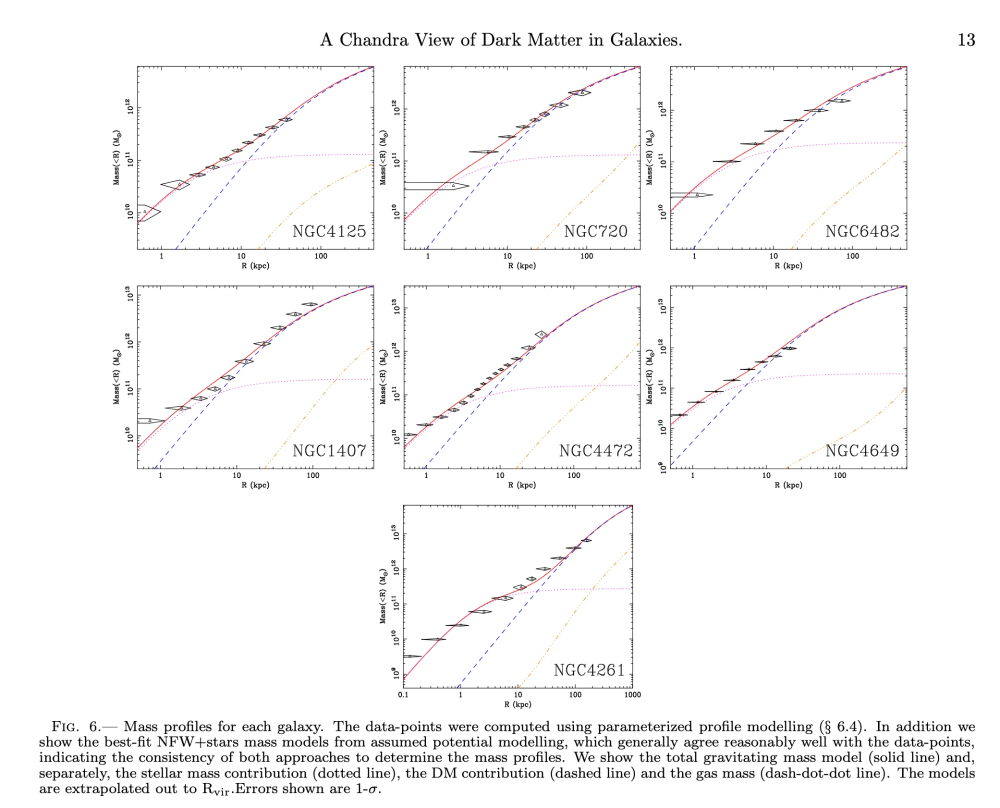
#> input picture elliptical/humphrey2006_fig6.png, 2000 x 1616 px (shown at 1/2 size)
$ python digitize_fig6.py
#> lines starting #> are read from the running program, lines starting #| are printed output that depends on the picture; after the words box and inside, x2 and y2 are one past the last pixel; in counts of white or black regions, pixels touching at a corner belong together
"""Digitize the four model lines of Fig. 6 of Humphrey et al. 2006 (ApJ 646, 899), "A Chandra View of Dark Matter in
Early-Type Galaxies".

Each panel shows the enclosed mass M(<R) of one galaxy, from their best-fit NFW+stars model:
  total (red solid), stars (magenta dotted), NFW dark matter (blue dashed), gas (orange dash-dot-dot).
The data points (black diamonds) are ignored.

Each line is found by its colour, column by column, and the pixel positions are turned into (R, M) with the panel's own
axis calibration, fitted to its major tick marks. The lines are then put on a common log R grid:
  - gaps in the dashed and dotted lines are filled by interpolating in log-log
  - where the red total line hides the stars or the DM (they overlap it), or the blue dashes hide the end of the red line
    in the top right corner, the hidden one is filled from total = stars + DM, which holds for these models, as the
    paper ignores the gas in the gravitating mass
  - lines are carried straight in log-log the last few pixels to the frame, which EDGE and the frame corner hide
  - where a line is off the plot (the gas line below the bottom axis, at small R) it is left as nan

Also finds where the X-ray data end in each panel: the outer edge of the outermost data point's radial bin.

Writes humphrey2006_fig6_digitized.txt, and for checking, digitized_overlay.png, the digitized lines drawn over the figure.

  ../.venv/bin/python digitize_fig6.py
"""
from pathlib import Path

import matplotlib
matplotlib.use("Agg")
import matplotlib.pyplot as plt
import numpy as np
from PIL import Image

HERE = Path(__file__).resolve().parent
FIGURE = HERE / "humphrey2006_fig6.png"
DATA_FILE = HERE / "humphrey2006_fig6_digitized.txt"
OVERLAY = HERE / "digitized_overlay.png"

# Panel frames in figure pixels: (left, top, right, bottom), the inside edges of the black box
# x_ticks: (pixel, log10 R) and y_ticks: (pixel, log10 M) for the major tick marks, read off the figure
PANELS = {
    "NGC4125": dict(frame=(275, 133, 747, 498), x_ticks=[(322.5, 0), (482.0, 1), (641.5, 2)],
                    y_ticks=[(215.0, 12), (320.0, 11), (425.0, 10)]),
    "NGC720": dict(frame=(808, 133, 1280, 498), x_ticks=[(855.5, 0), (1014.0, 1), (1173.0, 2)],
                   y_ticks=[(217.5, 12), (321.5, 11), (425.5, 10)]),
    "NGC6482": dict(frame=(1341, 133, 1813, 498), x_ticks=[(1388.5, 0), (1546.5, 1), (1705.0, 2)],
                    y_ticks=[(220.0, 12), (323.0, 11), (426.5, 10)]),
    "NGC1407": dict(frame=(275, 572, 747, 937), x_ticks=[(320.5, 0), (473.0, 1), (625.5, 2)],
                    y_ticks=[(589.5, 13), (683.5, 12), (777.5, 11), (871.5, 10)]),
    "NGC4472": dict(frame=(808, 572, 1280, 937), x_ticks=[(852.0, 0), (999.5, 1), (1147.0, 2)],
                    y_ticks=[(615.5, 13), (702.0, 12), (789.5, 11), (876.0, 10)]),
    "NGC4649": dict(frame=(1341, 572, 1813, 937), x_ticks=[(1385.0, 0), (1532.0, 1), (1679.0, 2)],
                    y_ticks=[(614.5, 13), (695.0, 12), (775.5, 11), (856.5, 10)]),
    "NGC4261": dict(frame=(808, 1010, 1265, 1376), x_ticks=[(920.5, 0), (1035.5, 1), (1150.0, 2)],
                    y_ticks=[(1067.0, 13), (1137.5, 12), (1207.5, 11), (1277.5, 10), (1348.0, 9)]),
}

# Hue ranges in degrees for each line. Pixels between these (red/magenta and blue/magenta blends) are not used
# min_sat: saturation below which a pixel is background. The magenta dots are faint, about 0.2 at their centres
LINES = {
    "total": dict(hues=[(345, 360), (0, 12)], min_sat=0.3),
    "stars": dict(hues=[(280, 335)], min_sat=0.08),
    "dm": dict(hues=[(215, 265)], min_sat=0.3),
    "gas": dict(hues=[(15, 55)], min_sat=0.15),
}
MIN_VALUE = 0.55    # darker pixels are where a black error bar or frame line crosses a line, and not used
EDGE = 3            # pixels inside the frame to skip, so the black frame and tick marks are not picked up
MAX_GAP_DEX = 0.35  # gaps in log R wider than this, between digitized points, are not interpolated across
N_GRID = 120        # points on the common log R grid
END_EXTRAP_DEX = 0.1  # how far in log R a line may be carried past its last digitized point, to reach the frame
END_FIT_DEX = 0.15    # the slope for that is fitted to the digitized points this far in log R from the end
DATA_BAND = 30        # rows either side of the red line searched for the black data point diamonds and bars
DATA_MARGIN = 12      # pixels inside the frame skipped there, so the tick marks are not taken for data
TRACK_TOL = 3.0     # pixels, how far a clump can be from the predicted row of the line being tracked
TRACK_SPAN = 25     # columns, the prediction is a straight line through the accepted points this far back


def axis_fit(ticks):
    """Linear fit of log10 value against pixel, from the major tick marks. Returns (slope, intercept)."""
    pix, val = np.array(ticks, dtype=float).T
    return np.polyfit(pix, val, 1)


def column_clumps(hsv, frame, hues, min_sat):
    """Per column inside the frame, the clumps of pixels in the hue ranges, as {column: [(row, weight), ...]}.

    A clump is a run of nearly touching rows. Its row is the saturation weighted mean, in figure pixels.
    """
    x0, y0, x1, y1 = frame
    clumps = {}
    for x in range(x0 + EDGE, x1 - EDGE + 1):
        col = hsv[y0 + EDGE:y1 - EDGE + 1, x]
        h = col[:, 0] * 360.0 / 255.0
        s = col[:, 1] / 255.0
        v = col[:, 2] / 255.0
        hit = np.zeros(len(col), bool)
        for lo, hi in hues:
            hit |= (h >= lo) & (h < hi)
        hit &= (s > min_sat) & (v > MIN_VALUE)
        rows = np.nonzero(hit)[0]
        if len(rows):
            clumps[x] = [(y0 + EDGE + np.average(c, weights=s[c]), s[c].sum())
                         for c in np.split(rows, np.nonzero(np.diff(rows) > 3)[0] + 1)]
    return clumps


def track_one_way(clumps, columns, seed_row, history=((), ())):
    """Follow one line through the columns in the order given, starting near seed_row in the first column.

    The next row is predicted from a straight line through the accepted points of the last TRACK_SPAN columns, and the
    nearest clump is taken if it is close enough. Columns with nothing close are skipped, so a crossing line or an
    overlap blend is not picked up. history: points already tracked the other way from the start, ending at the start,
    so the first prediction has a slope. Returns the new points only.
    """
    xs, ys = list(history[0]), list(history[1])
    n_history = len(xs)
    for x in columns:
        if x not in clumps:
            continue
        if not xs:
            predict, tol = seed_row, TRACK_TOL
        else:
            near = np.abs(np.array(xs) - xs[-1]) <= TRACK_SPAN
            recent_x, recent_y = np.array(xs)[near], np.array(ys)[near]
            if len(recent_x) >= 2:
                predict = np.polyval(np.polyfit(recent_x, recent_y, 1), x)
            else:
                predict = recent_y[-1]
            tol = TRACK_TOL + 0.15 * abs(x - xs[-1])
        row = min((r for r, _ in clumps[x]), key=lambda r: abs(r - predict))
        if abs(row - predict) < tol:
            xs.append(x)
            ys.append(row)
    return xs[n_history:], ys[n_history:]


def track(clumps, seed_x, seed_row):
    """Follow one line both ways from a clump on it. Returns arrays of column and row, by column."""
    columns = sorted(clumps)
    i = columns.index(seed_x)
    # Go right, then left with the slope from that, then right again with the slope from the left
    right = track_one_way(clumps, columns[i:], seed_row)
    left = track_one_way(clumps, columns[i::-1], seed_row, (right[0][::-1], right[1][::-1]))
    right = track_one_way(clumps, columns[i:], seed_row, (left[0][::-1], left[1][::-1]))
    xs, ys = left[0][::-1] + right[0][1:], left[1][::-1] + right[1][1:]
    return np.array(xs, float), np.array(ys, float)


def heaviest(clumps, keep=lambda x, row: True):
    """(column, row) of the heaviest clump that passes keep. On a line that is alone there, so a place to start tracking."""
    return max(((x, row, w) for x, cs in clumps.items() for row, w in cs if keep(x, row)), key=lambda c: c[2])[:2]


def line_pixels(hsv, frame):
    """Track each of the four lines. Returns {line: (columns, rows)}."""
    clumps = {name: column_clumps(hsv, frame, line["hues"], line["min_sat"]) for name, line in LINES.items()}
    out = {name: track(clumps[name], *heaviest(clumps[name])) for name in ("total", "dm", "gas")}
    # The magenta dots are faint, and the red total over the blue DM blends to magenta. Start the stars on a dot that is
    # well away from both
    (tx, ty), (dx, dy) = out["total"], out["dm"]
    away = lambda x, row: (row > np.interp(x, tx, ty) + 8 and
                           (x < dx[0] or x > dx[-1] or abs(row - np.interp(x, dx, dy)) > 8))
    out["stars"] = track(clumps["stars"], *heaviest(clumps["stars"], away))
    return out


def running_median(y, half_width=2):
    out = np.empty_like(y)
    for i in range(len(y)):
        out[i] = np.median(y[max(0, i - half_width):i + half_width + 1])
    return out


def on_grid(log_r, log_m, grid):
    """Interpolate the digitized points onto the grid, leaving nan outside them and across wide gaps."""
    out = np.interp(grid, log_r, log_m, left=np.nan, right=np.nan)
    gap_starts = np.nonzero(np.diff(log_r) > MAX_GAP_DEX)[0]
    for i in gap_starts:
        out[(grid > log_r[i]) & (grid < log_r[i + 1])] = np.nan
    return out


def extend_ends(g, log_r, log_m, grid, log_m_range):
    """Carry a line the last bit to the frame, where EDGE and the frame corner hide it.

    Straight in log-log, with the slope of the last END_FIT_DEX of digitized points, by at most END_EXTRAP_DEX, and
    only while it stays on the plot, so a line that leaves through the bottom axis is not carried below it.
    """
    g = g.copy()
    for end in (0, -1):
        side = np.abs(log_r - log_r[end]) <= END_FIT_DEX
        slope, icept = np.polyfit(log_r[side], log_m[side], 1)
        beyond = (grid < log_r[0]) if end == 0 else (grid > log_r[-1])
        beyond &= np.abs(grid - log_r[end]) <= END_EXTRAP_DEX
        ext = slope * grid + icept
        beyond &= (ext >= log_m_range[0]) & (ext <= log_m_range[1] + 0.05)
        g[beyond] = ext[beyond]
    return g


def data_end(hsv, frame, total_px, total_py):
    """Column of the outer edge of the outermost X-ray data point, from its black error diamond or bar.

    The data points sit on or near the red total line, so this looks for black (dark, unsaturated) pixels within
    DATA_BAND rows of it, away from the frame and its tick marks. The red line itself is dark too, but saturated.
    """
    x0, y0, x1, y1 = frame
    sat, val = hsv[..., 1] / 255.0, hsv[..., 2] / 255.0
    black = (sat < 0.3) & (val < 0.6)
    last = None
    for x in range(x0 + DATA_MARGIN, x1 - DATA_MARGIN + 1):
        row = np.interp(x, total_px, total_py)
        lo, hi = int(max(y0 + DATA_MARGIN, row - DATA_BAND)), int(min(y1 - DATA_MARGIN, row + DATA_BAND))
        if black[lo:hi + 1, x].any():
            last = x
    return last


def digitize_panel(hsv, panel):
    frame = panel["frame"]
    ax, bx = axis_fit(panel["x_ticks"])
    ay, by = axis_fit(panel["y_ticks"])
    x0, y0, x1, y1 = frame
    log_r_range = (ax * x0 + bx, ax * x1 + bx)
    log_m_range = (ay * y1 + by, ay * y0 + by)
    grid = np.linspace(log_r_range[0], log_r_range[1], N_GRID)

    raw, gridded = {}, {}
    pixels = line_pixels(hsv, frame)
    data_end_px = data_end(hsv, frame, *pixels["total"])
    for name, (px, py) in pixels.items():
        log_r = ax * px + bx
        log_m = running_median(ay * py + by)
        raw[name] = (log_r, log_m)
        gridded[name] = extend_ends(on_grid(log_r, log_m, grid), log_r, log_m, grid, log_m_range)

    # Lines hidden under the red total: total = stars + DM in these models (the paper leaves the gas out of the total),
    # so fill the hidden one from the other two. The DM hides under the total at large R, the stars at small R, and in
    # the top right corner the blue dashes can hide the end of the red line
    total, stars, dm = (10 ** gridded[k] for k in ("total", "stars", "dm"))
    total_r, dm_r, stars_r = raw["total"][0], raw["dm"][0], raw["stars"][0]
    fill_total = np.isnan(total) & ~np.isnan(stars) & ~np.isnan(dm) & (grid > total_r[-1])
    fill_dm = np.isnan(dm) & ~np.isnan(total) & ~np.isnan(stars) & (grid > dm_r[-1]) & (total > stars)
    fill_stars = np.isnan(stars) & ~np.isnan(total) & (grid < stars_r[0])
    gridded["total"][fill_total] = np.log10(stars[fill_total] + dm[fill_total])
    gridded["dm"][fill_dm] = np.log10(total[fill_dm] - stars[fill_dm])
    gridded["stars"][fill_stars] = np.log10(total[fill_stars] - np.nan_to_num(dm[fill_stars]))
    filled = {"total": fill_total, "dm": fill_dm, "stars": fill_stars}
    return dict(grid=grid, raw=raw, lines=gridded, filled=filled, log_r_range=log_r_range, log_m_range=log_m_range,
                calib=(ax, bx, ay, by), data_end_px=data_end_px, data_end_kpc=10 ** (ax * data_end_px + bx))


def write_data(results):
    with open(DATA_FILE, "w") as f:
        f.write("# Digitized model lines of Fig. 6, Humphrey et al. 2006, ApJ 646, 899, 'A Chandra View of Dark Matter in\n")
        f.write("# Early-Type Galaxies'. Best-fit NFW+stars mass models, extrapolated by the authors out to R_vir.\n")
        f.write("# Made by digitize_fig6.py from humphrey2006_fig6.png. Enclosed mass M(<R) in solar masses, R in kpc.\n")
        f.write("#   M_total: total gravitating mass, red solid line (= stars + DM, the paper leaves the gas out of it)\n")
        f.write("#   M_stars: stellar mass, magenta dotted line (Hernquist)\n")
        f.write("#   M_dm:    NFW dark matter, blue dashed line\n")
        f.write("#   M_gas:   hot gas mass, orange dash-dot-dot line\n")
        f.write("# nan: the line is off the plot there (mostly the gas, below the bottom axis at small R).\n")
        f.write("# Where one of total, stars, DM is hidden under another line, it is filled from total = stars + DM. Lines are carried\n")
        f.write(f"# straight in log-log by up to {END_EXTRAP_DEX} dex past their last digitized point, to the frame.\n")
        f.write("# Panel axis ranges (log10 R_kpc, log10 M_sun), from the fitted tick marks:\n")
        for gal, res in results.items():
            f.write(f"#   {gal:<8} log R {res['log_r_range'][0]:6.3f} to {res['log_r_range'][1]:6.3f}"
                    f"   log M {res['log_m_range'][0]:6.3f} to {res['log_m_range'][1]:6.3f}\n")
        f.write("# Where the X-ray data end: the outer edge of the radial bin of the outermost data point (its error\n")
        f.write("# diamond or bar), in kpc:\n")
        for gal, res in results.items():
            f.write(f"#   {gal:<8} data_end_kpc {res['data_end_kpc']:7.1f}\n")
        f.write(f"#\n# {'galaxy':<8} {'R_kpc':>10} {'M_total':>11} {'M_stars':>11} {'M_dm':>11} {'M_gas':>11}\n")
        for gal, res in results.items():
            for i, lr in enumerate(res["grid"]):
                vals = [10 ** res["lines"][k][i] for k in ("total", "stars", "dm", "gas")]
                f.write(f"{gal:<10} {10 ** lr:10.4g} " + " ".join(f"{v:11.4e}" for v in vals) + "\n")
    print(f"Wrote {DATA_FILE}")


def write_overlay(image, results):
    """The digitized lines drawn over the figure, each panel in its own pixel frame, to check by eye."""
    fig, axes = plt.subplots(3, 3, figsize=(18, 14))
    for ax in axes.flat:
        ax.axis("off")
    for ax, (gal, res) in zip([axes[0, 0], axes[0, 1], axes[0, 2], axes[1, 0], axes[1, 1], axes[1, 2], axes[2, 1]],
                              results.items()):
        x0, y0, x1, y1 = PANELS[gal]["frame"]
        a_x, b_x, a_y, b_y = res["calib"]
        ax.imshow(np.asarray(image)[y0 - 5:y1 + 6, x0 - 5:x1 + 6], extent=(x0 - 5.5, x1 + 5.5, y1 + 5.5, y0 - 5.5))
        for name, line in LINES.items():
            g = res["lines"][name]
            ax.plot((res["grid"] - b_x) / a_x, (g - b_y) / a_y, color="black", lw=0.8, ls="-")
            raw_r, raw_m = res["raw"][name]
            ax.plot((raw_r - b_x) / a_x, (raw_m - b_y) / a_y, ".", ms=1, color="cyan")
            if name in res["filled"]:
                f = res["filled"][name]
                ax.plot(((res["grid"] - b_x) / a_x)[f], ((g - b_y) / a_y)[f], "o", ms=2.5, mfc="none", mec="green")
        ax.axvline(res["data_end_px"], color="green", lw=0.8)
        ax.set_title(gal + "   cyan: tracked pixels, black: on the grid, green: filled from total = stars + DM,"
                     f" green line: data end, {res['data_end_kpc']:.0f} kpc", fontsize=7)
        ax.axis("on")
    fig.tight_layout()
    fig.savefig(OVERLAY, dpi=110)
    print(f"Wrote {OVERLAY}")


def main():
    image = Image.open(FIGURE).convert("RGB")
#> image is the input picture: PIL image 2000x1616 RGB; mean R, G, B 248.3, 247.9, 248.1
    hsv = np.asarray(image.convert("HSV")).astype(float)
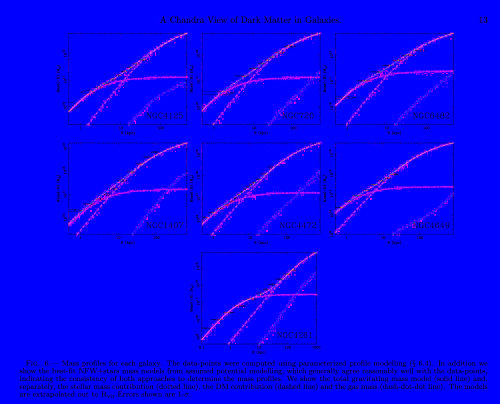
#> hsv: shape (1616, 2000, 3) float64 (shown at 1/4 size); mean R, G, B 5.6, 0.8, 248.5
    results = {gal: digitize_panel(hsv, panel) for gal, panel in PANELS.items()}
#> the loop in column_clumps, `for x in range(x0 + EDGE, x1 - EDGE + 1):` made 467 passes
#> rows on passes 1, 3, 4: [307], [304], [303, 304, 305]
#> after the loop in column_clumps, `for x in range(x0 + EDGE, x1 - EDGE + 1):`: clumps = 387 items
#> the loop in column_clumps (call 2), `for x in range(x0 + EDGE, x1 - EDGE + 1):` made 467 passes
#> rows on passes 3, 4, 7: [307], [307], [302, 303]
#> in line_pixels, `clumps = {name: column_clumps(hsv, frame, line["hues"], line["min_sat"..`: clumps = 4 items
#> in track, `columns = sorted(clumps)`: columns = 387 values from 278 to 736
#> in track, `i = columns.index(seed_x)`: i = 70
#> the loop in track_one_way, `for x in columns:` made 317 passes
#> (x, near, recent_x, recent_y, predict, tol, row) on passes 2 to 3: (354, [True], [353], [375.5], 375.5, 3.15, 374.5), (355, [True, True], [353, 354], [375.5, 374.5], 373.5, 3.15, 373.5)
#> after the loop in track_one_way, `for x in columns:`: xs = 317 values from 353 to 736; ys = 317 values, max 375.5 at index 0, min 136.5 at index 316, mean 256.1
#> the loop in track_one_way (call 2), `for x in columns:` made 71 passes
#> (x, predict, tol, row) on passes 1 to 8: (353, 375.1, 3, 375.5), (352, 375.9, 3.15, 375.6), (350, 377.3, 3.3, 378), (349, 378.2, 3.15, 378.5), (348, 379, 3.15, 378.9), (347, 379.8, 3.15, 379.6), (346, 380.5, 3.15, 380.5), (345, 381.3, 3.15, 381.5)
#> in data_end, `sat, val = hsv[..., 1] / 255.0, hsv[..., 2] / 255.0`:
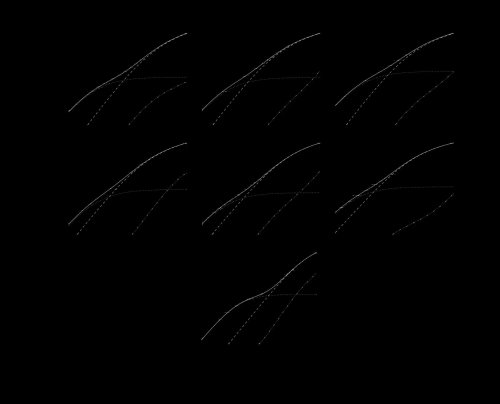
#> sat: shape (1616, 2000) float64 (shown at 1/4 size); min 0, max 1, mean 0.00307
#> in data_end, `black = (sat < 0.3) & (val < 0.6)`:
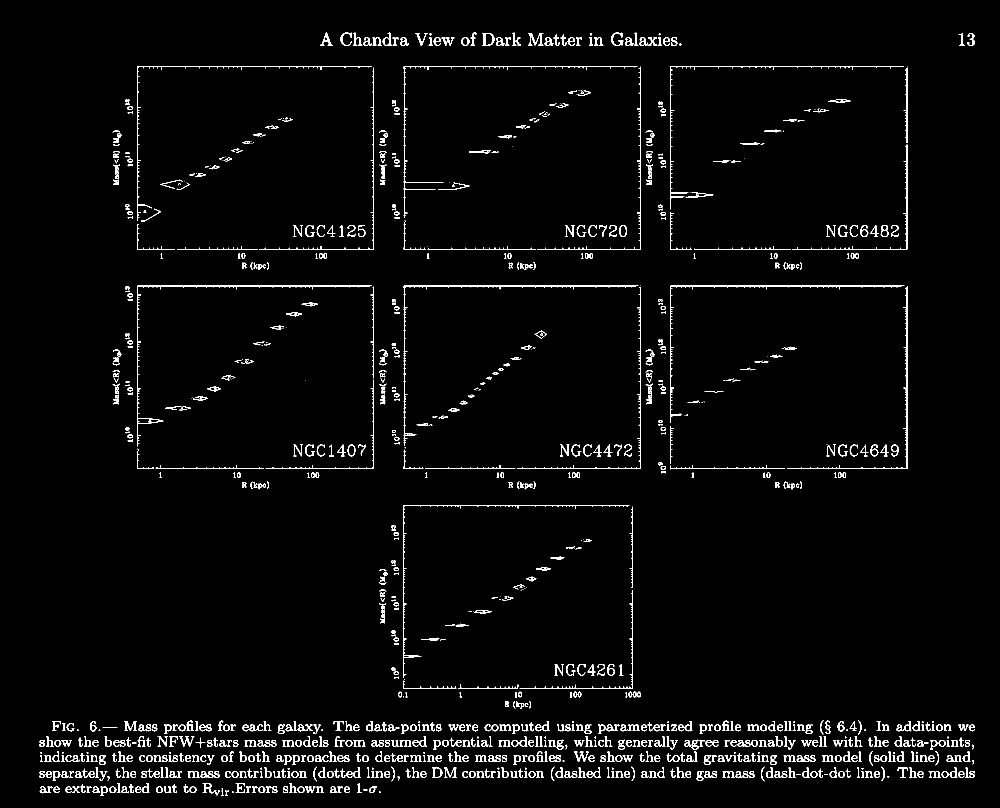
#> black: shape (1616, 2000) bool (shown at 1/2 size); 2.8% white in thin lines or dots, all inside (x1, y1, x2, y2) = (79, 65, 1950, 1592)
#> the loop in digitize_panel, `for name, (px, py) in pixels.items():` made 4 passes
#> name on passes 1 to 4: 'total', 'dm', 'gas', 'stars'
#> the loop in digitize_panel (call 2), `for name, (px, py) in pixels.items():` made 4 passes
    for gal, res in results.items():
        t, s, d = (10 ** res["lines"][k] for k in ("total", "stars", "dm"))
        both = ~np.isnan(t) & ~np.isnan(s) & ~np.isnan(d) & ~np.any([f for f in res["filled"].values()], axis=0)
        resid = np.log10((s + d)[both] / t[both])
        print(f"{gal:<8} log(stars+DM) - log(total) where all three were digitized: median {np.median(resid):+.3f},"
              f" max |.| {np.max(np.abs(resid)):.3f} dex")
#> this loop made 7 passes
#> gal on passes 1 to 7: 'NGC4125', 'NGC720', 'NGC6482', 'NGC1407', 'NGC4472', 'NGC4649', 'NGC4261'
#> (printed output is left out)
    write_data(results)
#> the loop in write_data, `for gal, res in results.items():` made 7 passes
    write_overlay(image, results)
#> the loop in write_overlay, `for ax, (gal, res) in zip([axes[0, 0], axes[0, 1], axes[0, 2], axes[1,..` made 7 passes
#> in write_overlay, `fig.savefig(OVERLAY, dpi=110)`:
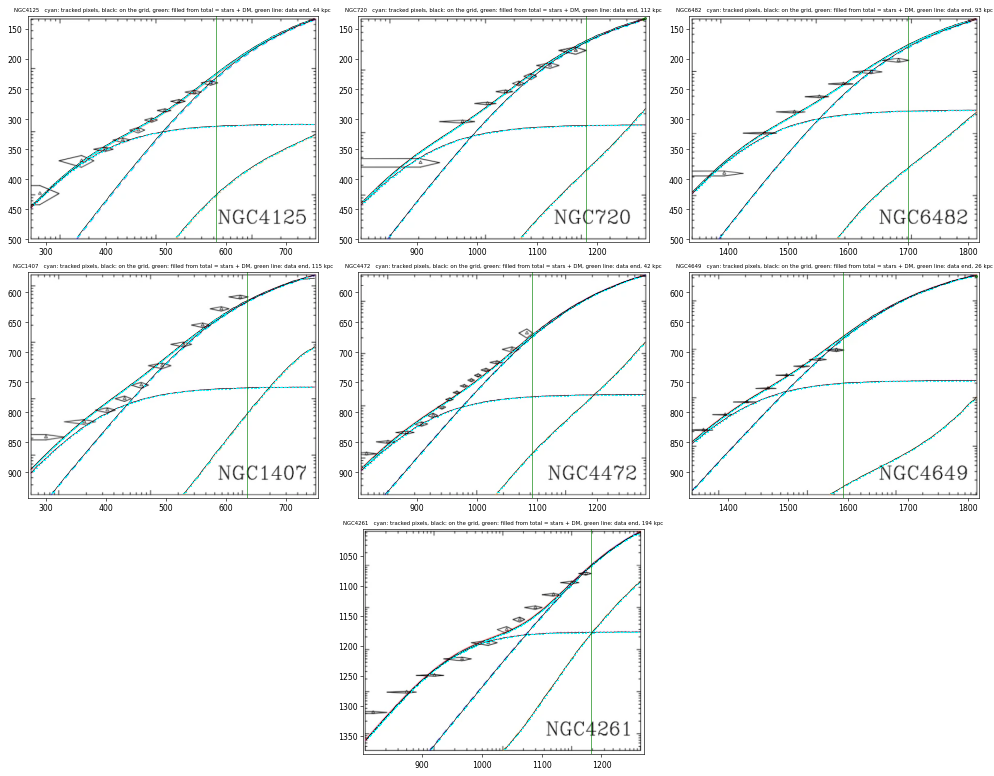
#> figure drawn by matplotlib, 7 panels


if __name__ == "__main__":
    main()
